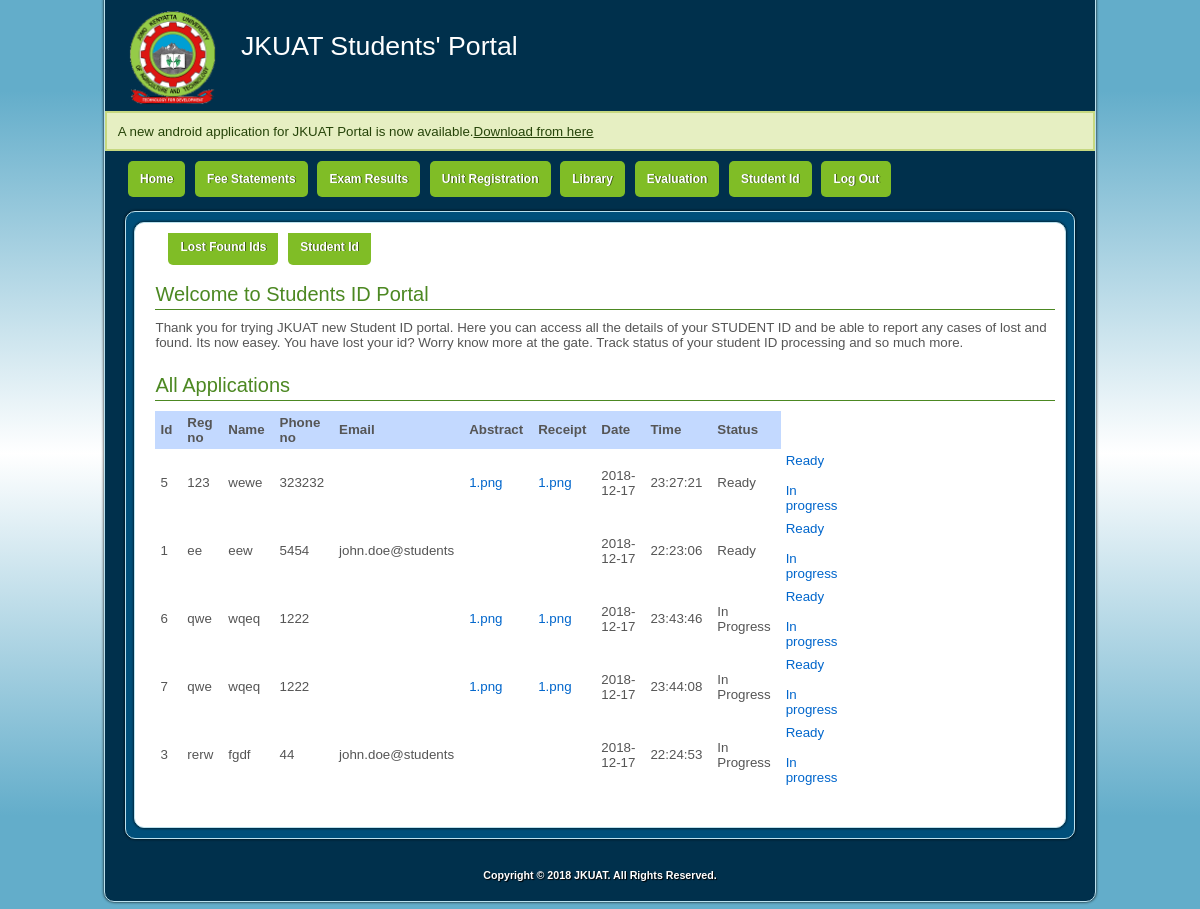
Screenshot of /allapplications.php with the database file from the repository.
### tables this page shows
CREATE TABLE IF NOT EXISTS `apply_id` (
  `id` int(255) NOT NULL AUTO_INCREMENT,
  `reg_no` varchar(40) NOT NULL,
  `name` text NOT NULL,
  `phone_no` varchar(15) NOT NULL,
  `email` varchar(40) NOT NULL,
  `abstract` varchar(100) NOT NULL,
  `receipt` varchar(100) NOT NULL,
  `date` date NOT NULL,
  `time` time NOT NULL,
  `status` varchar(50) NOT NULL,
  PRIMARY KEY (`id`)
);

### allapplications.php (the view, shortened to what this page needs)
<!DOCTYPE html PUBLIC "-//W3C//DTD XHTML 1.0 Transitional//EN" "http://www.w3.org/TR/xhtml1/DTD/xhtml1-transitional.dtd">
<html xmlns="http://www.w3.org/1999/xhtml" xml:lang="en" lang="en">
<?php
include 'header.php';
?>
<body>
<div class="container" id="page">
	<div id="header">
		<div id="logo" style="overflow: hidden">
			<div style="float: left">
				<img class="resize" src="images/jkuat-logo.png" alt="Logo" />			</div>
			<div style="float: left; padding: 20px;">
				 JKUAT Students&#039; Portal
			</div>
					</div>
	</div>
	 <div class="flash-success" style="margin-top: -36px;">
        A new android application for JKUAT Portal is now available.<a href="https://portal.jkuat.ac.ke/app/index">Download from here</a>    	</div>
<?php
include 'mainmenu.php';
?>
	<div id="main-content">
		<div class="container">
	<div id="content">
<div style="overflow: hidden;">
<?php
include 'submenu.php';
?>
	<div class="tutorial" style="width: 100%; min-height: 300px;padding: 10px; float: left;">
		<h1>Welcome to Students ID Portal</h1>
		<p>Thank you for trying JKUAT new Student ID portal. Here you can access all the details of your STUDENT ID and be able to report any cases of lost and found. Its now easey. You have lost your id? Worry know more at the gate. Track status of your student ID processing and so much more.
		</p>
		<h1>All Applications</h1>
					<table class="table" border="1">
						<thead>
							<tr>
								<th>Id</th>
								<th>Reg no</th>
								<th>Name</th>
								<th>Phone no</th>
								<th>Email</th>
								<th>Abstract</th>
								<th>Receipt</th>
								<th>Date</th>
								<th>Time</th>
								<th>Status</th>
							</tr>
						</thead>
						<tbody>
							<?php
                        $select = mysqli_query($server, "SELECT * FROM `apply_id` ORDER BY `reg_no`ASC ") or die('Mysql Error');
                            while ($column=mysqli_fetch_array($select)) {
                            	echo "
                            	<tr>
                            		<td>$column[0]</td>
                            		<td>$column[1]</td>
                            		<td>$column[2]</td>
                            		<td>$column[3]</td>
                            		<td>$column[4]</td>
                            		<td><a href='_file/$column[5]'>$column[5]</a></td>
                            		<td><a href='_file/$column[6]'>$column[6]</a></td>
                            		<td>$column[7]</td>
                            		<td>$column[8]</td>
                            		<td>$column[9]</td>
                                <td><a class='btn btn-mini btn-info' href='allapplications.php?st=a&ud=$column[0]'>Ready</a>
                                <br><br><a class='btn btn-mini btn-danger' href='allapplications.php?st=r&ud=$column[0]'>In progress</a></td>
                            	</tr>
                            	";
                            }
							?>
						</tbody>
					</table>
	</div>
</div>
	</div>
</div>
	</div>
	<div id="footer">
		Copyright &copy; 2018 JKUAT. All Rights Reserved.
	</div>
</div>
</body>
</html>

### header.php (shortened to what this page needs)
<head>
	<link rel="stylesheet" type="text/css" href="css/screen.css" media="screen, projection" />
	<link rel="stylesheet" type="text/css" href="css/print.css" media="print" />
	<link rel="stylesheet" type="text/css" href="themes/rhea/css/main.css" media="screen, projection" />
        <link rel="stylesheet" type="text/css" href="css/form.css" media="screen, projection"/>
	<link rel="stylesheet" type="text/css" href="assets/5b4559bd/css/styles.min.html" />
</head>

### mainmenu.php (shortened to what this page needs)
	<div id="mainmenu">
		<ul>
<li><a href="#">Home</a></li>
<li><a href="#">Fee Statements</a></li>
<li><a href="#">Exam Results</a></li>
<li><a href="#">Unit Registration</a></li>
<li><a href="#">Library</a></li>
<li><a href="#">Evaluation</a></li>
<li><a href="studentid.php">Student Id</a></li>
<li><a href="index.php?log_out">Log Out</a></li>
</ul>	</div>

### submenu.php (shortened to what this page needs)
<div id="mainmenu">
<ul>
	<li><a href="alllostfoundids.php">Lost Found Ids</a></li>
	<li><a href="studentid.php">Student Id</a></li>
</ul>	</div>

### css/screen.css (style rules this page uses)
body, div, span, object, iframe, h1, h2, h3, h4, h5, h6, p, blockquote, pre, a, abbr, acronym, address, code, del, dfn, em, img, q, dl, dt, dd, ol, ul, li, fieldset, form, label, legend, table, caption, tbody, tfoot, thead, tr, th, td, article, aside, dialog, figure, footer, header, hgroup, nav, section { margin: 0; padding: 0; border: 0; font-size: 100%; font: inherit; vertical-align: baseline; }
body { line-height: 1.5; background: white; }
table { border-collapse: separate; border-spacing: 0; }
caption, th, td { text-align: left; font-weight: normal; float: none !important; }
table, th, td { vertical-align: middle; }
html { font-size: 100.01%; }
body { font-size: 100%; color: #222; background: #fff; font-family: "Helvetica Neue", Arial, Helvetica, sans-serif; }
h1, h2, h3, h4, h5, h6 { font-weight: normal; color: #4c8822; }
h1 { font-size: 1.5em; line-height: 1.5; margin-bottom: 0.5em; border-bottom: solid 1px #4c8822; }
p { margin: 0 0 1.5em; }
a { color: #06c; text-decoration: underline; }
ul, ol { margin: 0 1.5em 1.5em 0; padding-left: 1.5em; }
ul { list-style-type: disc; }
table { margin-bottom: 1.4em; width: 100%; }
th { font-weight: bold; }
thead th { background: #c3d9ff; }
th, td, caption { padding: 4px 10px 4px 5px; }
.container { width:990px; margin: 0 auto; }
.clearfix:after, .container:after { content: "\0020"; display: block; height: 0; clear: both; visibility: hidden; overflow: hidden; }
.clearfix, .container { display: block; }

### css/print.css (style rules this page uses)
body { line-height: 1.5; font-family: "Helvetica Neue", Arial, Helvetica, sans-serif; color: #000; background: none; font-size: 10pt; }
h1, h2, h3, h4, h5, h6 { font-family: "Helvetica Neue", Arial, "Lucida Grande", sans-serif; }
a:link, a:visited { background: transparent; font-weight: 700; text-decoration: underline; }
a:link:after, a:visited:after { content: " (" attr(href) ")"; font-size: 90%; }
#header,#mainmenu,.breadcrumbs,#btn,.summary, .form,.flash-success,#footer,#myWrap p,.hide,.form { display: none; }
#content h1 { text-align: center; text-transform: uppercase; font-size:14px; border-bottom: solid 1px #000000; }
#page { margin-bottom: 20px; }

### rows the page displays
apply_id: id "5", reg_no "123", name "wewe", phone_no "323232", abstract "1.png", receipt "1.png", date "2018-12-17", time "23:27:21", status "Ready"
apply_id: id "1", reg_no "ee", name "eew", phone_no "5454", email "john.doe@students", date "2018-12-17", time "22:23:06", status "Ready"
apply_id: id "6", reg_no "qwe", name "wqeq", phone_no "1222", abstract "1.png", receipt "1.png", date "2018-12-17", time "23:43:46", status "In Progress"
apply_id: id "7", reg_no "qwe", name "wqeq", phone_no "1222", abstract "1.png", receipt "1.png", date "2018-12-17", time "23:44:08", status "In Progress"
apply_id: id "3", reg_no "rerw", name "fgdf", phone_no "44", email "john.doe@students", date "2018-12-17", time "22:24:53", status "In Progress"
